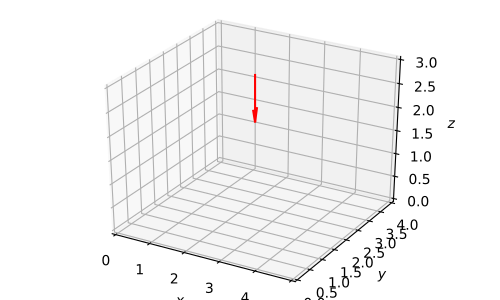

Write the Python code that produced this figure.
import matplotlib.pyplot as plt
import numpy as np

from owcsimpy.geoobjects.models.pointsource_py import PointSource_py as PointSource
from owcsimpy.geoutils.draw import draw
# >>>
led = PointSource(np.pi,0,np.array([2.5,2,3]))
# >>>
draw(vectors=led,xlim=[0,5],ylim=[0,4],zlim=[0,3])
# >>>
plt.show()
